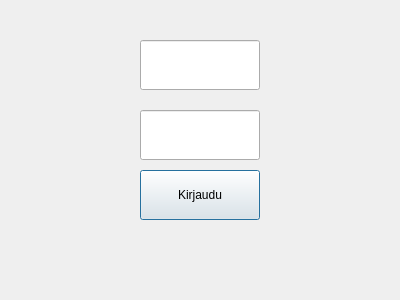
<?xml version="1.0" encoding="UTF-8"?>
<ui version="4.0">
 <class>Login</class>
 <widget class="QDialog" name="Login">
  <property name="geometry">
   <rect>
    <x>0</x>
    <y>0</y>
    <width>400</width>
    <height>300</height>
   </rect>
  </property>
  <property name="windowTitle">
   <string>Dialog</string>
  </property>
  <widget class="QLineEdit" name="LeKortti">
   <property name="geometry">
    <rect>
     <x>140</x>
     <y>40</y>
     <width>120</width>
     <height>50</height>
    </rect>
   </property>
  </widget>
  <widget class="QLineEdit" name="LePIN">
   <property name="geometry">
    <rect>
     <x>140</x>
     <y>110</y>
     <width>120</width>
     <height>50</height>
    </rect>
   </property>
  </widget>
  <widget class="QPushButton" name="BtnLogin">
   <property name="geometry">
    <rect>
     <x>140</x>
     <y>170</y>
     <width>120</width>
     <height>50</height>
    </rect>
   </property>
   <property name="text">
    <string>Kirjaudu</string>
   </property>
  </widget>
 </widget>
 <resources/>
 <connections/>
</ui>
